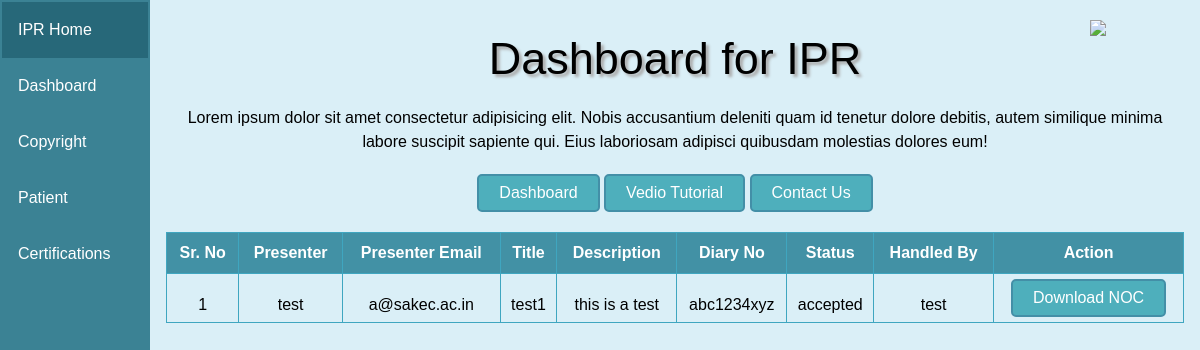
Before: /admin/cpLog.php with the older database file.
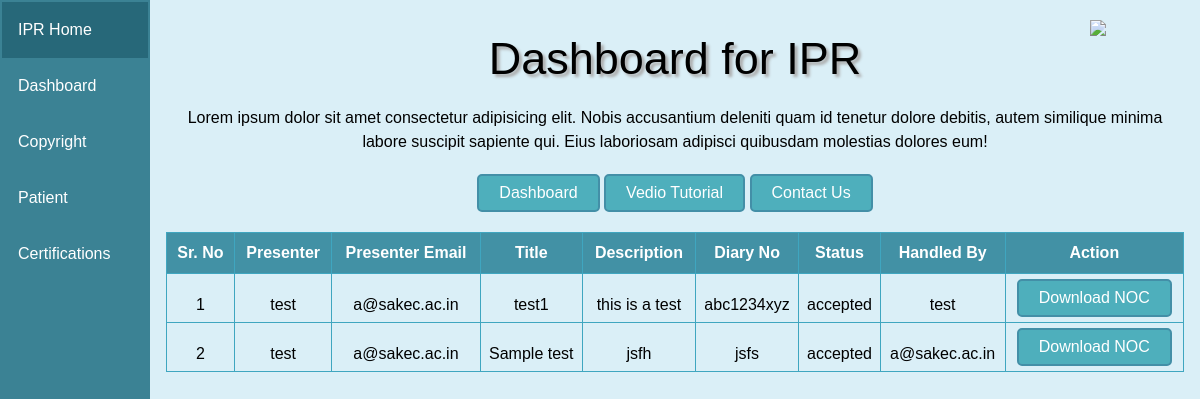
After: the same page with the newer database file.
### tables this page shows
CREATE TABLE `ipr_copyrights` (
  `id` int(11) NOT NULL,
  `title` varchar(100) NOT NULL,
  `description` text NOT NULL,
  `diary_no` varchar(50) NOT NULL,
  `status` varchar(100) NOT NULL,
  `presenter` int(11) NOT NULL,
  `filing_date` timestamp NOT NULL DEFAULT current_timestamp(),
  `request_handler` int(11) NOT NULL,
  `action_by` varchar(100) NOT NULL DEFAULT 'Pending Request',
  `link` varchar(255) NOT NULL
);

CREATE TABLE `ipr_users` (
  `id` int(11) NOT NULL,
  `name` varchar(50) NOT NULL,
  `email_id` varchar(100) NOT NULL,
  `password` varchar(100) NOT NULL,
  `department` varchar(50) NOT NULL,
  `role` int(11) NOT NULL,
  `reg_no` varchar(50) NOT NULL
);

### admin/cpLog.php (the view, shortened to what the changed rows need)
<?php
require_once '../requirements.php';
?>
<!DOCTYPE html>
<html lang="en">
<head>
    <link href="https://cdnjs.cloudflare.com/ajax/libs/font-awesome/5.15.1/css/all.min.css" rel="stylesheet" />
    <link rel="stylesheet" href="https://cdnjs.cloudflare.com/ajax/libs/bootstrap/5.0.1/css/bootstrap.min.css" />
    <link rel="stylesheet" href="../css/dashboard.css">
</head>
<body>
    <div class="text-center content">
        <h2>Dashboard for IPR</h2>
        <?php
        $sql = 'SELECT * FROM `ipr_copyrights` WHERE `status`<>"filed"';
        $query = mysqli_query($conn, $sql);
        $row = mysqli_fetch_all($query, MYSQLI_BOTH);
        if (!mysqli_num_rows($query)) {
            echo '<h3>No Records Found</h3>';
        } else {
        ?>
            <div class="table">
                <table class="table table-bordered">
                    <thead>
                        <tr>
                            <th scope="col">Sr. No</th>
                            <th scope="col">Presenter</th>
                            <th scope="col">Presenter Email</th>
                            <th scope="col">Title</th>
                            <th scope="col">Description</th>
                            <th scope="col">Diary No</th>
                            <th scope="col">Status</th>
                            <th scope="col">Handled By</th>
                            <th scope="col">Action</th>
                        </tr>
                    </thead>
                    <tbody>
                        <?php
                            $noOfRow=mysqli_num_rows($query);
                            for ($i = 0; $i < $noOfRow; $i++) {
                        ?>
                            <tr>
                                    <td><?php echo $i+1;?></td>
                                    <td>
                                        <?php
                                        $pid = $row[$i]['presenter'];
                                        $sql = "SELECT `id`, `name`, `email_id`, `department`, `reg_no` FROM `ipr_users` WHERE `id`=" . $pid;
                                        $query = mysqli_query($conn, $sql);
                                        $rows = mysqli_fetch_assoc($query);
                                        ?>
                                        <?php echo $rows['name']; ?>
                                    </td>
                                    <td><?php echo $rows['email_id']; ?></td>
                                    <td><?php echo $row[$i]['title']; ?></td>
                                    <td><?php echo $row[$i]['description']; ?></td>
                                    <td><?php echo $row[$i]['diary_no']; ?></td>
                                    <td><?php echo $row[$i]['status']; ?></td>
                                    <td><?php echo $row[$i]['action_by']; ?></td>
                                    <td>
                                    <?php
                                        if($row[$i]['link']!="" && $row[$i]['link']!=NULL&&!strcasecmp("accepted",$row[$i]['status'])){
                                            echo '<a class="btn" href="'.$row[$i]['link'].'" target="_blank">Download NOC</a>';
                                        }else if (!strcasecmp("rejected",$row[$i]['status'])) {
                                            $rejection_sql = "SELECT `reason` FROM `ipr_cp_reject` WHERE `cp_id`='".$row[$i]['id']."'";
                                            $rejection_query = mysqli_query($conn, $rejection_sql);
                                            $rejection_row = mysqli_fetch_assoc($rejection_query);
                                            (mysqli_num_rows($rejection_query)>0)?$reason = $rejection_row['reason']:$reason = "Some Error Occured";
                                            ?>
                                            <button class="btn" onclick="alert('<?php echo $reason; ?>')">Rejection Reason</button>
                                            <?php
                                        }else{
                                            echo '<p>Pending Request</p=>';
                                        }
                                    ?>
                                </td>
                            </tr>
                        <?php
                        }
                        ?>
                    </tbody>
                </table>
            <?php
        }
            ?>
            </div>
    </div>
</body>
</html>

Changed rows visible on the page:
added ipr_copyrights: presenter.name "test", presenter.email_id "a@sakec.ac.in", title "Sample test", description "jsfh", diary_no "jsfs", status "accepted", action_by "a@sakec.ac.in"
